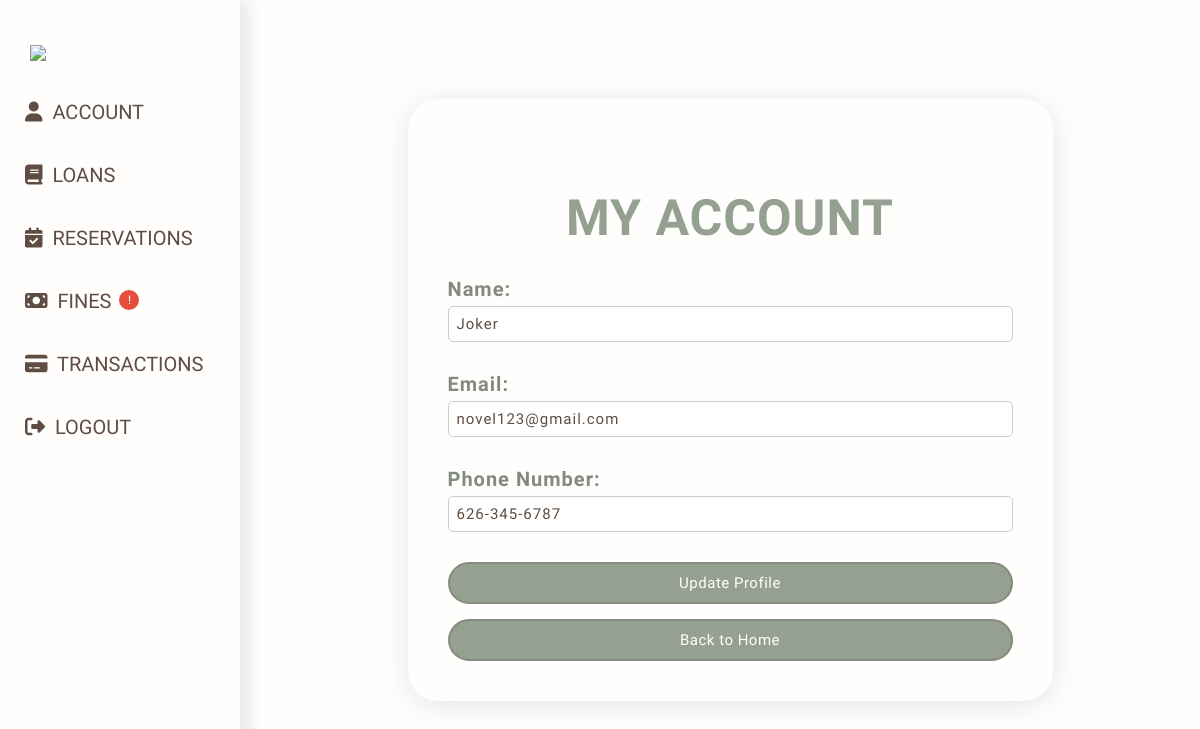
The page /profile (signed in) on the database as committed earlier.
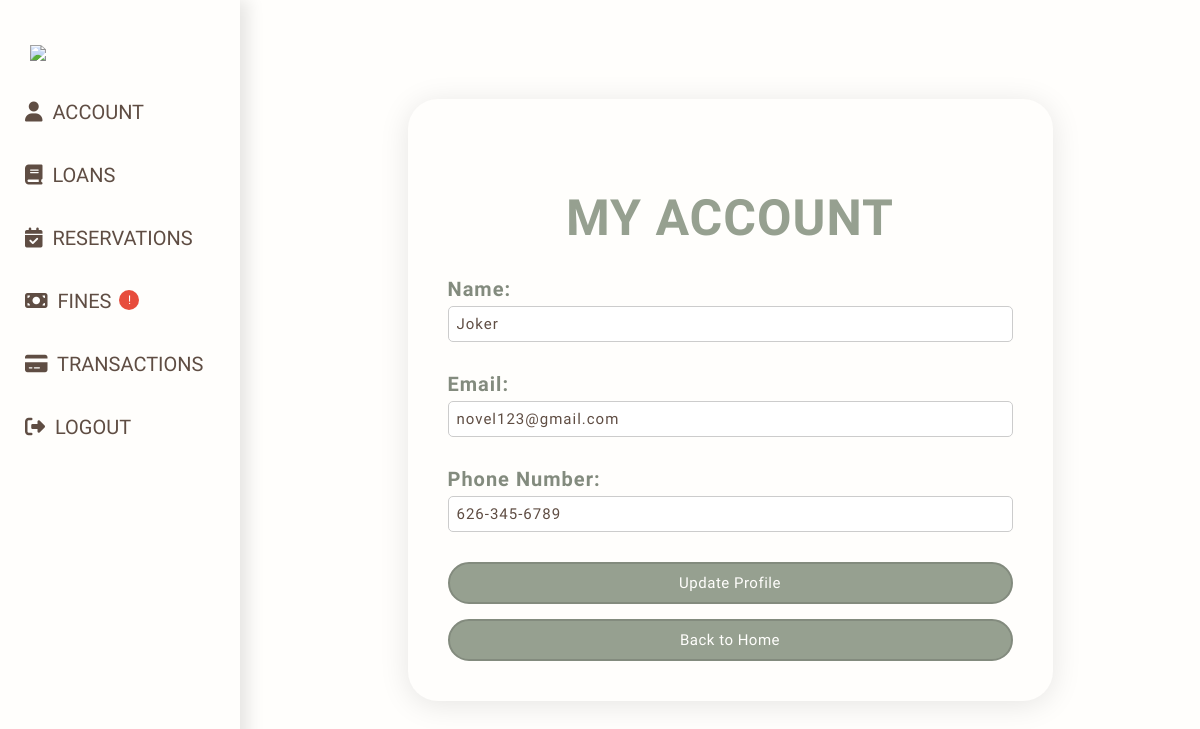
The same page on the database as committed later.
### models/users.py (models this page shows, shortened)
class User(UserMixin, db.Model):
    __tablename__ = "users"
    id              = db.Column(db.Integer, primary_key=True)
    user_id         = db.Column(db.String(36), unique=True, nullable=False)
    name            = db.Column(db.String(80), nullable=False)
    email           = db.Column(db.String(150), unique=True, nullable=False)
    password        = db.Column(db.String(260), nullable=False)
    phone           = db.Column(db.String(20), nullable=True)
    added_on        = db.Column(db.DateTime, default=utcnow)
    role            = db.Column(db.Enum(UserRole), nullable=False)
    status          = db.Column(db.Enum(MemberStatus), nullable=True)
    member_since = db.Column(db.DateTime, nullable=  True)
    max_loanable_items = db.Column(db.Integer, nullable = True, default=4)
    max_loanable_computers = db.Column(db.Integer, nullable = True, default=1)
    permissions     = db.Column(db.JSON, nullable=True)
    __mapper_args__ = {
            'polymorphic_on':       role
        }

class Member(User):
    __mapper_args__ = {
        'polymorphic_identity': UserRole.MEMBER
    }

### app.py (the view, shortened to what this page needs)
@app.route('/profile', methods = ["POST", "GET"])
@login_required
def profile():
    return render_template('profile.html', user = current_user, notifications = current_user.notifications)

### app.py (called while the page is built)
@login_manager.user_loader
def load_user(user_id):
    return User.query.filter_by(user_id=user_id).first()

### templates/profile.html (shortened to what this page needs)
{% extends "profile-layout.html" %}
{% block content %}
<div class="section">
    <h2 class="title">My Account</h2>
</div>
<form method="POST" action="{{ url_for('profile') }}">
    <div class="profile">
        <label for="name">Name:</label>
        <input type="text" id="name" name="name" value="{{ current_user.name }}" required>
    </div>
    <div class="profile">
        <label for="email">Email:</label>
        <input type="email" id="email" name="email" value="{{ current_user.email }}" required>
    </div>
    <div class="profile">
        <label for="phone">Phone Number:</label>
        <input type="tel"
               id="phone"
               name="phone"
               value="{{ current_user.phone }}"
               pattern="\d{3}-\d{3}-\d{4}"
               inputmode="numeric"
               placeholder="123-456-7890">
    </div>
    <button type="submit" class="btn">Update Profile</button>
</form>
<a href="{{ url_for('index') }}" class="btn">Back to Home</a>
{% endblock %}

Rows that differ between the two databases and show on the page:
changed Member "Joker": phone "626-345-6787" → "626-345-6789"
